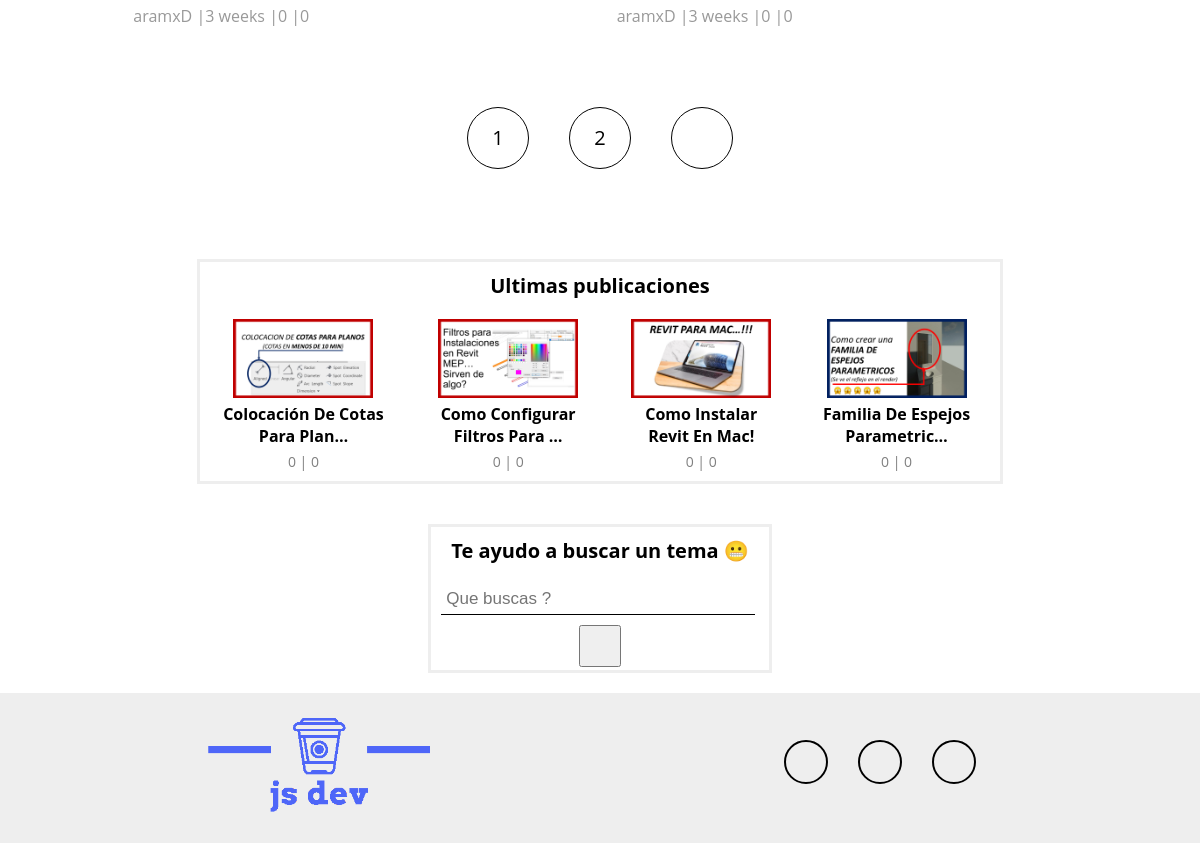
The app's page /blog (lower part), older data.
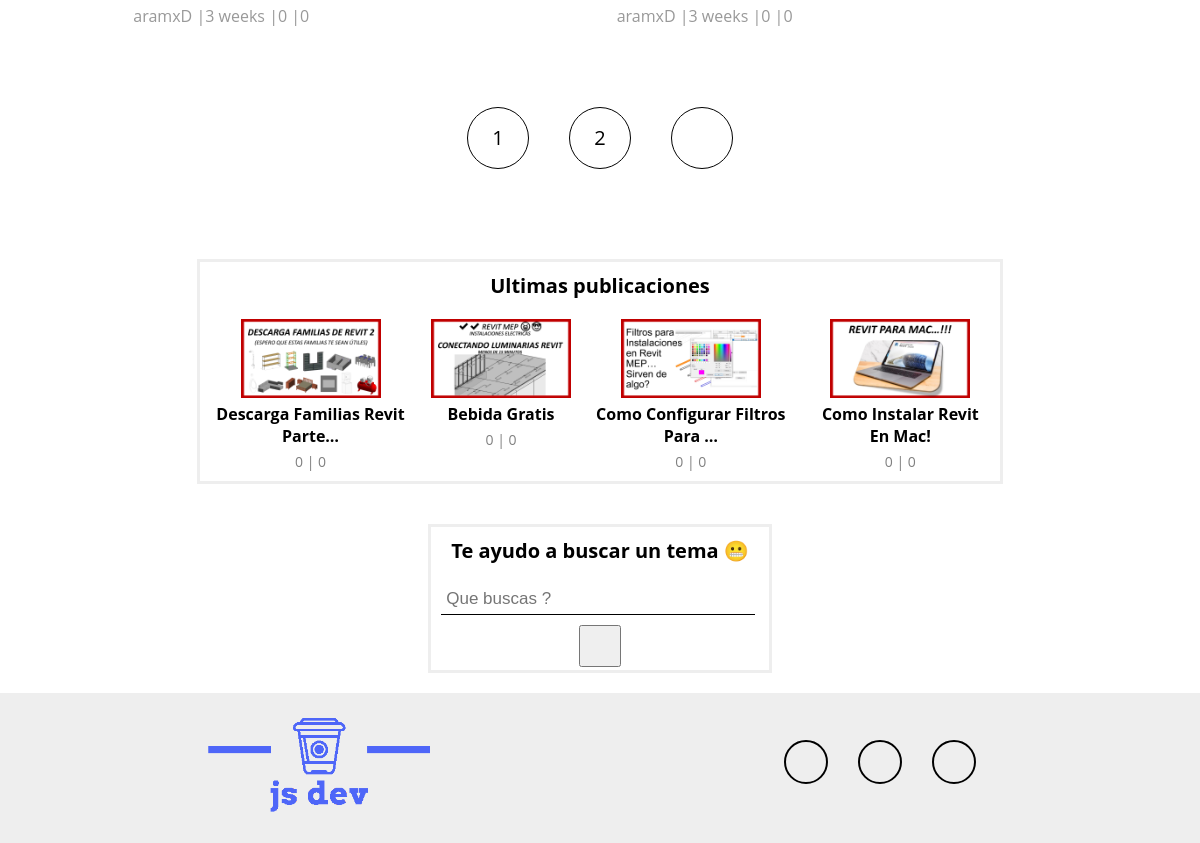
The same page, newer data.
### posts/models.py (models this page shows, shortened)
class Post(models.Model):
    title = models.CharField(max_length=100)
    overview = models.TextField()
    content = RichTextUploadingField(blank=True, null=True)
    timestamp = models.DateTimeField(auto_now_add=True)
    author = models.ForeignKey(Author, on_delete=models.CASCADE, null=True, blank=True )
    thumbnail = models.ImageField(upload_to='media/post')
    categories = models.ManyToManyField(Category)
    featured = models.BooleanField(default=True)
    @property
    def comment_count(self):
        return Comment.objects.filter(post=self).count()
    @property
    def view_count(self):
        return PostView.objects.filter(post=self).count()

### membership/models.py (models this page shows)
class Author(models.Model):
    user = models.OneToOneField(User, on_delete=models.CASCADE, null=True, blank=True  )
    profile_picture =  models.ImageField(upload_to='media/users')
    def __str__(self):
        return self.user.username

### posts/views.py (the view)
# urls.py: path('blog', blog, name='blog'),
def blog(request):
    posts_list = Post.objects.all()
    page_request_var = 'page'
    paginated_queryset = info_paginator(posts_list, request, page_request_var)
    most_recent_post = recent_post(posts_list)
    category_count = get_category_count()
    context={
        'posts_list':paginated_queryset,
        'most_recent_post':most_recent_post,
        'page_request_var':page_request_var,
        'category_count':category_count,
    }
    return render(request, 'blog.html', context)

### posts/models.py (called while the page is built)
    def __str__(self):
        return self.title

### posts/utils.py (called while the page is built)
def get_category_count():
    queryset = Post.objects.values('categories__title').annotate(Count('categories__title'))
    return queryset

def recent_post(posts_list):
    most_recent_post = posts_list.order_by('-timestamp')[0:4]
    return most_recent_post

def info_paginator(posts_list, request, page_request_var):
    queryset = posts_list.order_by('id')
    paginator = Paginator(queryset, 4)
    page = request.GET.get(page_request_var)
    try:
        paginated_queryset = paginator.page(page)
    except PageNotAnInteger:
        paginated_queryset = paginator.page(1)
    except EmptyPage:
        paginated_queryset = paginator.page(paginator.num_pages)
    return paginated_queryset

### templates/blog.html (shortened to what this page needs)
{% extends 'base/base.html' %} {%load static%} {%block content%}
<main>
    <section class="container listado-post ">
        {%for i in posts_list%}
        <div class="blog-post">
            <a href="{%url 'post' i.id%}">
                <div class="post" id="post">
                    <div class="post-texto">
                        <p> {{i.overview|truncatechars:220}} </p>
                    </div>
                    <div class="post-icons">
                         {{i.author}} |
                         {{i.timestamp|timesince}} |
                         {{i.comment_count}} |
                         {{i.view_count}}
                    </div>
                </div>
            </a>
        </div>
        {%endfor%}
    </section>
    <section class="container ">
        <div class="">
            <ul class="pagination">
                <a href=" " class="page-link">
                    <li class="page-item">{{posts_list.number}}</li>
                </a>
                {% if posts_list.has_next%}
                <a href="?{{page_request_var}}={{posts_list.next_page_number}}" class="page-link">
                    <li class="page-item">{{posts_list.next_page_number}}</li>
                </a>
                <a href="?{{page_request_var}}={{posts_list.next_page_number}}" class="page-link">
                    <li class="page-item"></li>
                </a>
                {% endif %}
            </ul>
        </div>
    </section>
</main>
<aside class="container">
    <div class="aside-section ">
        <h2>Ultimas publicaciones</h2>
        <div class="recent-post">
            {% for i in most_recent_post %}
            <a href="{% url 'post' i.id %}">
                <div class="ultimos-post">
                    <img src="{{i.thumbnail.url}}" alt="">
                    <div class="ultimos-post-text">
                        <h2>{{i.title|title|truncatechars:30}}</h2>
                        <p>
                             {{i.comment_count}} |
                             {{i.view_count}}
                        </p>
                    </div>
                </div>
            </a>
            {%endfor%}
        </div>
    </div>
    <div class="aside-section search">
        <div class="post-search ">
            <h2>Te ayudo a buscar un tema 😬</h2>
            <form action="{% url 'search' %}" class="search-form">
                <div class="form-group">
                    <input type="text" name="q" placeholder="Que buscas ?">
                    <button type="submit" class="submit"></button>
                </div>
            </form>
        </div>
    </div>
</aside>
{%endblock %}

Row changes from the older to the newer data that the page shows:
no longer on one of the page's lists (row unchanged): Post: title "Familia De Espejos Parametric…", comment_count "0", view_count "0"
removed Post: thumbnail (picture), title "Colocación De Cotas Para Plan…", comment_count "0", view_count "0", shown under "Ultimas publicaciones"
added Post: thumbnail (picture), title "Descarga Familias Revit Parte…", comment_count "0", view_count "0", shown under "Ultimas publicaciones"
added Post: thumbnail (picture), title "Bebida Gratis", comment_count "0", view_count "0", shown under "Ultimas publicaciones"
